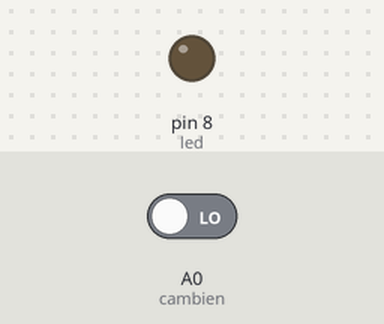
The sketch below on a simulated Arduino Uno, built with avr-gcc and run on an emulated ATmega328P. Parts: output pins drawn as LEDs (lit = HIGH). The test bench sets the inputs (shaded band); at power-on: A0 (cambien) LOW. What the sketch prints to the serial monitor is not drawn.

Above: at 1.2 s.
1.3 s: A0 (cambien) driven HIGH
At 2.0 s:
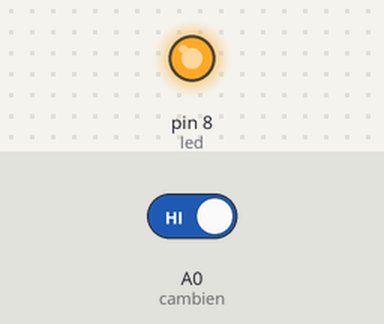
2.8 s: A0 (cambien) driven LOW
At 3.9 s:
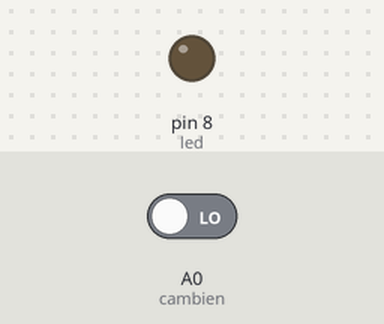
Timing chart, 0 to 5.8 s (numbered marks = the images above; inputs shaded):
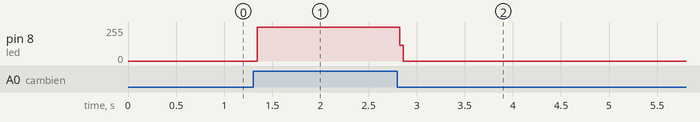

Measured:
- after the input at 1.3 s, pin 8 (led): 0/255 → 253/255 at once
- after the input at 2.8 s, pin 8 (led): 253/255 → 0/255 at once

The sketch:

sketch_sep23a.ino
```cpp
#define led 8
#define cambien A0

void setup() {
  // put your setup code here, to run once:
  Serial.begin(9600);
  pinMode(led,OUTPUT);
  pinMode(cambien,INPUT);


}

void loop() {
  digitalWrite(led,LOW);
  int doc= digitalRead(cambien);
  if(doc==HIGH)
  {
    digitalWrite(led,HIGH);
  }
  if(doc==LOW)
  {
  digitalWrite(led,LOW);
  }
  Serial.print(doc);
}
```
